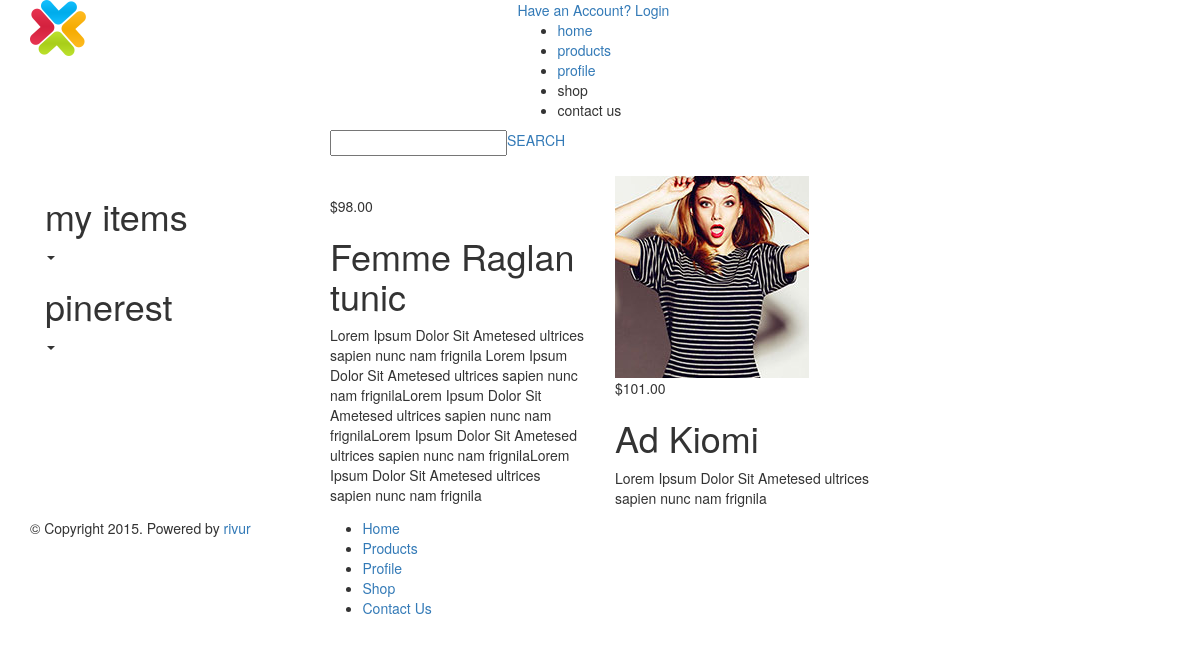
The app's page / (signed in) with its own data.
### products/models.py (models this page shows, shortened)
class Product(models.Model):
    title = models.CharField(max_length=255)
    price = models.FloatField()
    description = models.TextField()
    image = models.ImageField(upload_to='products/', default=0)
    second_image = models.ImageField(upload_to='products/', default=None, blank=True, null=True)
    third_image = models.ImageField(upload_to='products/', default=None, blank=True, null=True)
    fourth_image = models.ImageField(upload_to='products/', default=None, blank=True, null=True)
    is_active = models.BooleanField(default=True)
    added = models.DateField(auto_now_add=True)
    rating = models.CharField(choices=RATING_CHOICES, default=0, max_length=150)

### products/views.py (the view)
# urls.py: 2. Add a URL to urlpatterns:  url(r'^$', views.home, name='home')
def home(request):
    if request.user.is_authenticated():
        products = Product.objects.filter(is_active=True)
        data = {'products': products}
        return render(request, 'products_list.html', data)
    else:
        return render(request, 'index.html')

### products/templates/products_list.html (shortened to what this page needs)
{% extends 'home.html' %}
{% load staticfiles %}
{% block content %}
    <div class="col-lg-offset-3 col-lg-7 search-field">
        <div class="pull-left">
            <input type="text"/>
        </div>
        <div class="pull-left">
            <a class="search-submit" href="">SEARCH</a>
        </div>
    </div>
    <div class="clearfix"></div>
    {% include 'includes/menu.html' %}
    {% for product in products %}
        <div class="col-lg-3 product">
            <a href="/product/{{ product.id }}/"><img src="{{ MEDIA_URL }}{{ product.image }}" alt=""/></a>
            <div class="product-desc">
                <div class="product-price">${{ product.price|floatformat:2 }}</div>
            </div>
            <div class="product-info">
                <h1>{{ product.title }}</h1>
                <p>{{ product.description }}</p>
            </div>
        </div>
    {% endfor %}
{% endblock %}

### records on screen
Product: price "98.00", title "Femme Raglan tunic", description "Lorem Ipsum Dolor Sit Ametesed ultrices sapien nunc nam frignila Lorem Ipsum Dolor Sit Ametesed ultrices sapien nunc nam frignilaLorem Ipsum Dolor Sit Ametesed ultrices sapien nunc nam frignilaLorem Ipsum Dolor Sit Ametesed ultrices sapien nunc nam frignilaLorem Ipsum Dolor Sit Ametesed ultrices sapien nunc nam frignila"
Product: image (picture), price "101.00", title "Ad Kiomi", description "Lorem Ipsum Dolor Sit Ametesed ultrices sapien nunc nam frignila"
